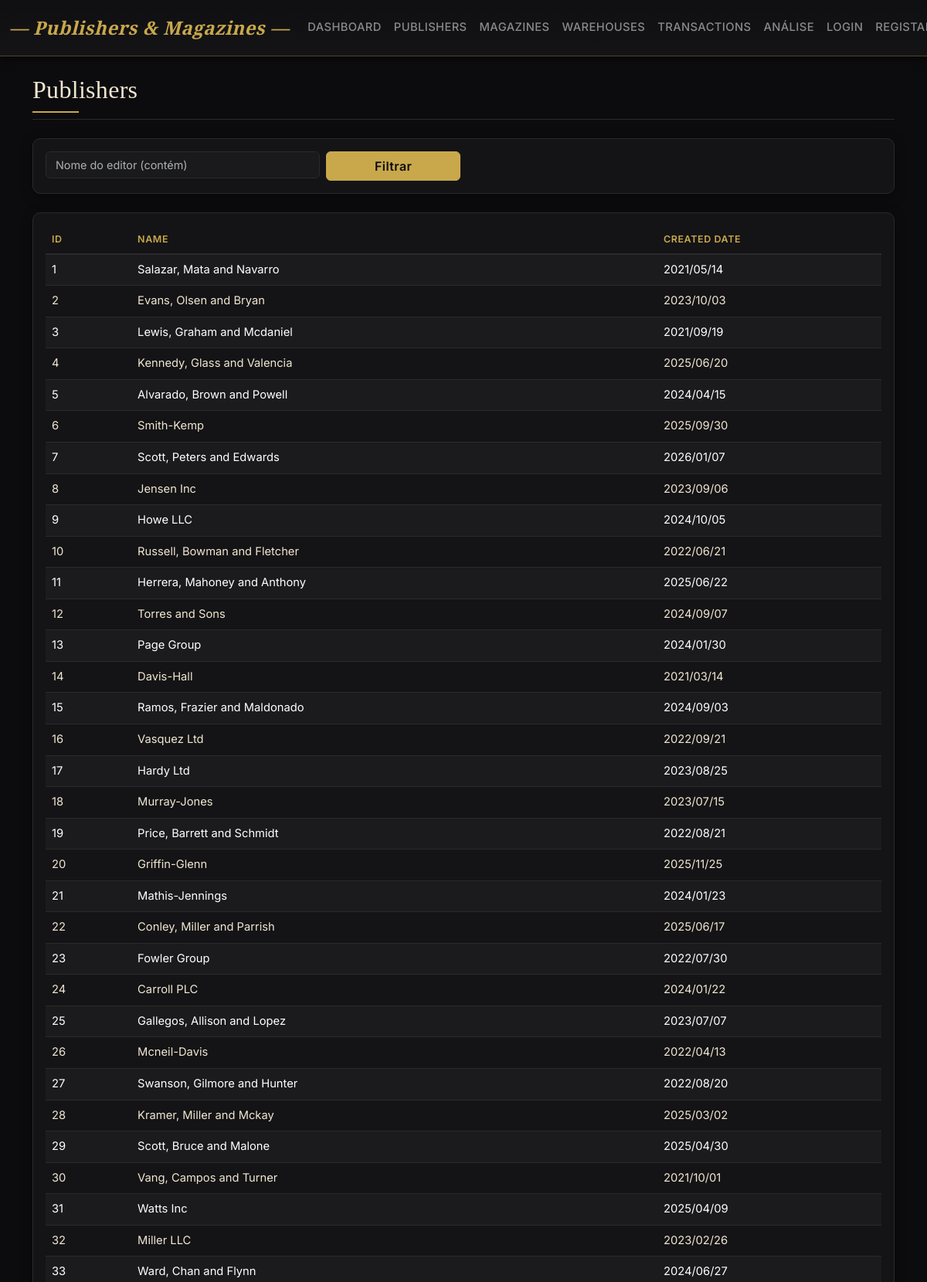
/publishers (upper part), run on the app's committed database.
### tables this page shows
CREATE TABLE "publishers" (
"publisher_id" INTEGER,
  "publisher_name" TEXT,
  "created_date" TEXT
);

### flask_app.py (the view)
@app.route("/publishers")
def publishers():
    f_name = request.args.get("f_name", "").strip()
    query = "SELECT * FROM publishers WHERE 1=1"
    params = []
    if f_name:
        query += " AND publisher_name LIKE ?"
        params.append(f"%{f_name}%")
    query += " ORDER BY publisher_id"
    df = query_df(query, params)
    return render_template("publishers.html", rows=df.to_dict("records"), f_name=f_name)

### flask_app.py (called while the page is built)
def get_conn():
    return sqlite3.connect(str(DB_PATH))

def query_df(query, params=()):
    conn = get_conn()
    df = pd.read_sql_query(query, conn, params=params)
    conn.close()
    return df

### templates/publishers.html (shortened to what this page needs)
{% extends "base.html" %}
{% block content %}
<h2 class="mb-4">Publishers</h2>
<div class="card p-3 mb-4">
    <form method="get" class="row g-2">
        <div class="col-md-4">
            <input type="text" name="f_name" class="form-control" placeholder="Nome do editor (contém)" value="{{ f_name }}">
        </div>
        <div class="col-md-2">
            <button type="submit" class="btn btn-primary w-100">Filtrar</button>
        </div>
    </form>
</div>
<div class="card p-3">
    <div class="table-responsive">
        <table class="table table-striped">
            <thead><tr><th>ID</th><th>Name</th><th>Created Date</th></tr></thead>
            <tbody>
                {% for row in rows %}
                <tr>
                    <td>{{ row.publisher_id }}</td>
                    <td>{{ row.publisher_name }}</td>
                    <td>{{ row.created_date }}</td>
                </tr>
                {% endfor %}
            </tbody>
        </table>
    </div>
</div>
{% endblock %}

### static/css/style.css (style rules this page uses)
:root { --bg-body: #0c0c0e; --bg-card: #141416; --bg-elevated: #1a1a1d; --border-subtle: #2a2a2e; --border-gold: rgba(201, 168, 76, 0.35); --text-primary: #f0e6d2; --text-secondary: #8a8a8a; --accent-gold: #c9a84c; --accent-gold-hover: #ddb660; --accent-teal: #2dd4bf; --accent-coral: #e07a5f; --accent-sage: #81b29a; --font-serif: 'Playfair Display', Georgia, serif; --font-sans: 'Inter', system-ui, sans-serif; }
body { background-color: var(--bg-body); color: var(--text-primary); font-family: var(--font-sans); line-height: 1.6; }
h1, h2, h3, h4, h5, h6, .h1, .h2, .h3, .h4, .h5, .h6 { font-family: var(--font-serif); color: var(--text-primary); letter-spacing: 0.3px; }
h2 { border-bottom: 1px solid var(--border-subtle); padding-bottom: 0.5rem; margin-bottom: 1.5rem; }
h2::after { content: ''; display: block; width: 60px; height: 2px; background: var(--accent-gold); margin-top: 0.5rem; }
.card { background-color: var(--bg-card); border: 1px solid var(--border-subtle); border-radius: 10px; box-shadow: 0 4px 16px rgba(0, 0, 0, 0.4); transition: transform 0.2s ease, box-shadow 0.2s ease, border-color 0.2s ease; }
.table { --bs-table-bg: transparent; --bs-table-color: var(--text-primary); --bs-table-border-color: var(--border-subtle); --bs-table-striped-bg: rgba(255, 255, 255, 0.03); --bs-table-hover-bg: rgba(201, 168, 76, 0.06); font-size: 0.92rem; }
.table thead th { font-family: var(--font-sans); text-transform: uppercase; font-size: 0.78rem; letter-spacing: 0.6px; color: var(--accent-gold); border-bottom: 2px solid var(--border-subtle); font-weight: 600; }
.form-control, .form-select { background-color: var(--bg-elevated); border: 1px solid var(--border-subtle); color: var(--text-primary); font-size: 0.9rem; }
.btn-primary { background-color: var(--accent-gold); border-color: var(--accent-gold); color: #0c0c0e; font-weight: 600; letter-spacing: 0.4px; }

### data on the page
publishers: publisher_id "1", publisher_name "Salazar, Mata and Navarro", created_date "2021/05/14"
publishers: publisher_id "2", publisher_name "Evans, Olsen and Bryan", created_date "2023/10/03"
publishers: publisher_id "3", publisher_name "Lewis, Graham and Mcdaniel", created_date "2021/09/19"
publishers: publisher_id "4", publisher_name "Kennedy, Glass and Valencia", created_date "2025/06/20"
publishers: publisher_id "5", publisher_name "Alvarado, Brown and Powell", created_date "2024/04/15"
publishers: publisher_id "6", publisher_name "Smith-Kemp", created_date "2025/09/30"
publishers: publisher_id "7", publisher_name "Scott, Peters and Edwards", created_date "2026/01/07"
publishers: publisher_id "8", publisher_name "Jensen Inc", created_date "2023/09/06"
publishers: publisher_id "9", publisher_name "Howe LLC", created_date "2024/10/05"
publishers: publisher_id "10", publisher_name "Russell, Bowman and Fletcher", created_date "2022/06/21"
publishers: publisher_id "11", publisher_name "Herrera, Mahoney and Anthony", created_date "2025/06/22"
publishers: publisher_id "12", publisher_name "Torres and Sons", created_date "2024/09/07"
publishers: publisher_id "13", publisher_name "Page Group", created_date "2024/01/30"
publishers: publisher_id "14", publisher_name "Davis-Hall", created_date "2021/03/14"
publishers: publisher_id "15", publisher_name "Ramos, Frazier and Maldonado", created_date "2024/09/03"
publishers: publisher_id "16", publisher_name "Vasquez Ltd", created_date "2022/09/21"
publishers: publisher_id "17", publisher_name "Hardy Ltd", created_date "2023/08/25"
publishers: publisher_id "18", publisher_name "Murray-Jones", created_date "2023/07/15"
publishers: publisher_id "19", publisher_name "Price, Barrett and Schmidt", created_date "2022/08/21"
publishers: publisher_id "20", publisher_name "Griffin-Glenn", created_date "2025/11/25"
publishers: publisher_id "21", publisher_name "Mathis-Jennings", created_date "2024/01/23"
publishers: publisher_id "22", publisher_name "Conley, Miller and Parrish", created_date "2025/06/17"
publishers: publisher_id "23", publisher_name "Fowler Group", created_date "2022/07/30"
publishers: publisher_id "24", publisher_name "Carroll PLC", created_date "2024/01/22"
publishers: publisher_id "25", publisher_name "Gallegos, Allison and Lopez", created_date "2023/07/07"
publishers: publisher_id "26", publisher_name "Mcneil-Davis", created_date "2022/04/13"
publishers: publisher_id "27", publisher_name "Swanson, Gilmore and Hunter", created_date "2022/08/20"
publishers: publisher_id "28", publisher_name "Kramer, Miller and Mckay", created_date "2025/03/02"
publishers: publisher_id "29", publisher_name "Scott, Bruce and Malone", created_date "2025/04/30"
publishers: publisher_id "30", publisher_name "Vang, Campos and Turner", created_date "2021/10/01"
publishers: publisher_id "31", publisher_name "Watts Inc", created_date "2025/04/09"
publishers: publisher_id "32", publisher_name "Miller LLC", created_date "2023/02/26"
publishers: publisher_id "33", publisher_name "Ward, Chan and Flynn", created_date "2024/06/27"
